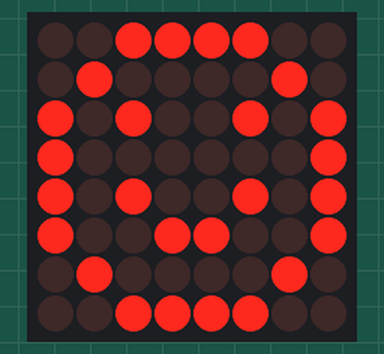
Recording of a sketch running on a simulated Arduino Uno, built with avr-gcc and run on an emulated ATmega328P. Parts: 8×8 LED matrix. Wiring (inferred from the names in the program): LED matrix (orientation assumed): rows pin 1, pin 2, pin 3, pin 4, pin 5, pin 6, pin 7, pin 8; columns A5, A4, A3, A2, pin 9, pin 10, pin 11, pin 12.

Above: at 0.1 s.
At 4.3 s:
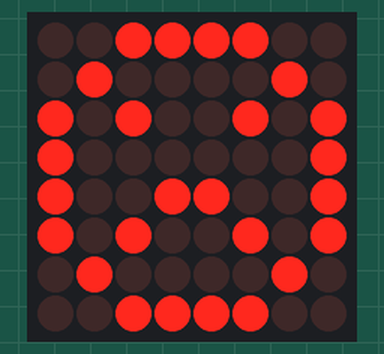
At 8.5 s:
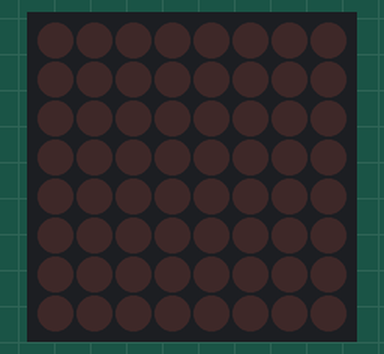

The sketch:

Led_matrix_8X8.ino
```cpp
byte rows[8] = {1,2,3,4,5,6,7,8};
byte cols[8] = {A5,A4,A3,A2,9,10,11,12};

// Emoji Patterns
byte emoji[3][8] = {

  // Smiley Face
  {
    B00111100,
    B01000010,
    B10100101,
    B10000001,
    B10100101,
    B10011001,
    B01000010,
    B00111100
  },

  // Sad Face
  {
    B00111100,
    B01000010,
    B10100101,
    B10000001,
    B10011001,
    B10100101,
    B01000010,
    B00111100
  }
};

void setup() {

  for(int i=0; i<8; i++) {
    pinMode(rows[i], OUTPUT);
    pinMode(cols[i], OUTPUT);
  }
}

void displayEmoji(int num) {

  for(int t=0; t<250; t++) {

    for(int r=0; r<8; r++) {

      // OFF all rows
      for(int i=0; i<8; i++) {
        digitalWrite(rows[i], LOW);
      }

      // OFF all columns
      for(int i=0; i<8; i++) {
        digitalWrite(cols[i], HIGH);
      }

      // Activate current row
      digitalWrite(rows[r], HIGH);

      // Display pattern
      for(int c=0; c<8; c++) {

        if(bitRead(emoji[num][r], 7-c)) {
          digitalWrite(cols[c], LOW);
        }
      }

      delay(2);
    }
  }
}

void loop() {

  displayEmoji(0); // Smiley
  displayEmoji(1); // Heart
  displayEmoji(2); // Sad
}
```

Measured:
- by itself, everything shown: repeats every 12.6 s, in 3 steps
- what the display in image 0 shows lasts 4.3 s, from 0.0 s to 4.3 s
